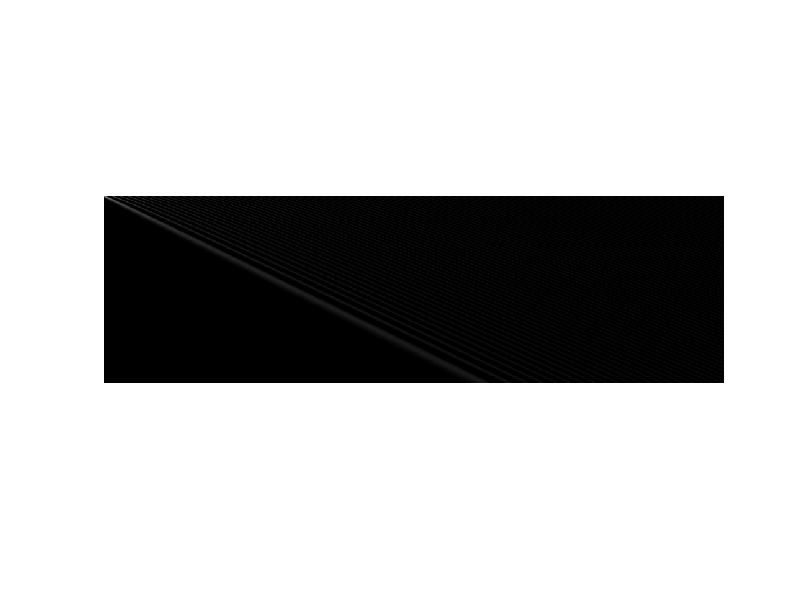

The MATLAB script that drew this image:
%
% Look at Bessel functions
% study of the decay as k exceeds R
% when k>R J_k(R) drops to 0 almost right away
% when k<R J_k(R) is not worth studying
%
clear all;close all;clc;

ks = 1:300;
Rs = 1:.5:500;

m = length(ks);
n = length(Rs);

bessels = zeros(m,n);
for i=1:m
    for j=1:n
        bessels(i,j) = besselj(ks(i),Rs(j));
    end
end

%figure();
%plot3(ks,Rs,bessels);

figure();
imshow(bessels); colormap hot;